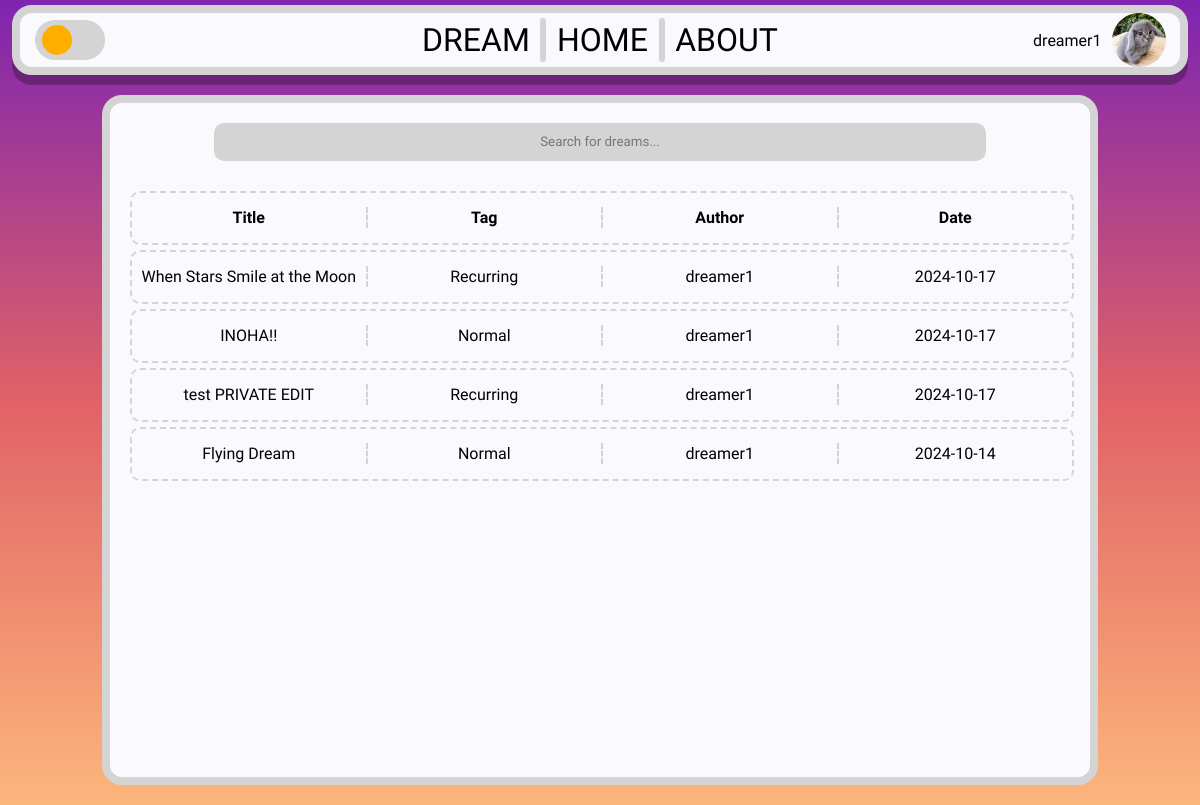
The page / (signed in) on the database as committed earlier.
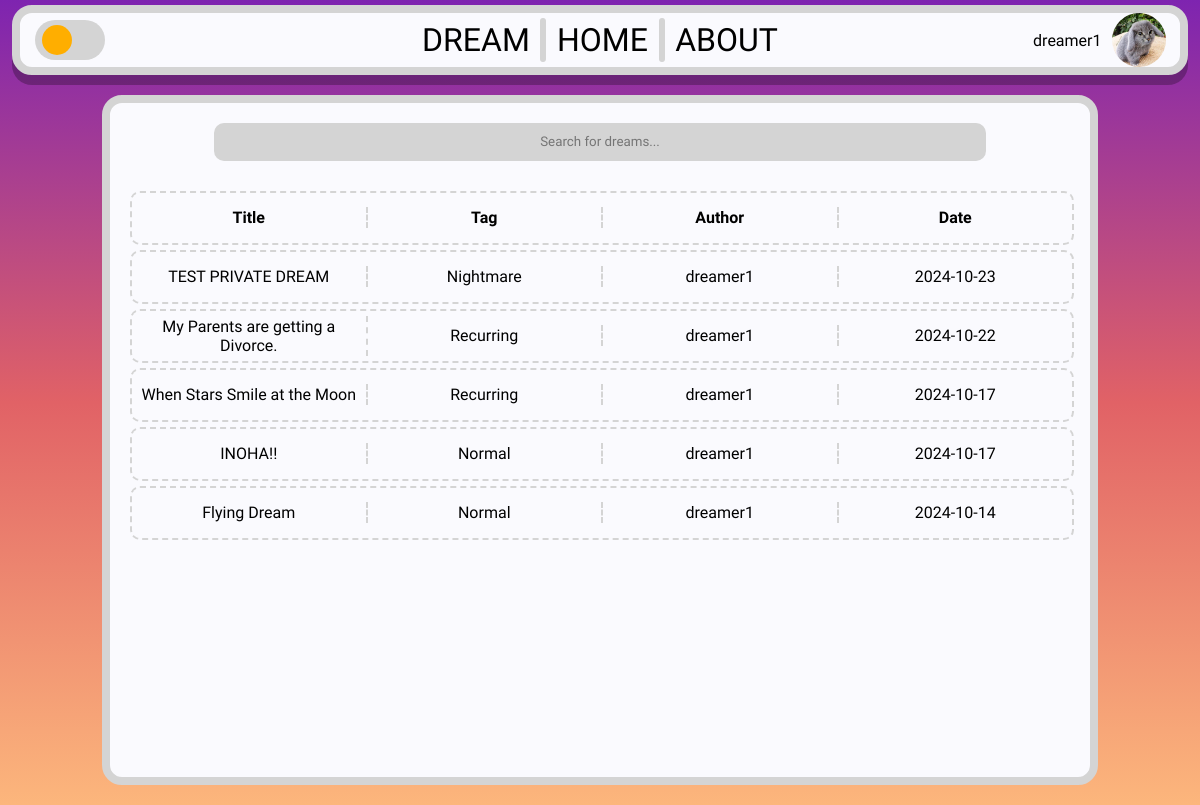
The same page on the database as committed later.
### tables this page shows
CREATE TABLE users (
        user_id TEXT PRIMARY KEY,
        username TEXT NOT NULL UNIQUE,
        hash TEXT NOT NULL,
        email TEXT,
        admin BOOLEAN DEFAULT FALSE
    , verified bool);

CREATE TABLE dreams (
        dream_id TEXT PRIMARY KEY,
        content TEXT,
        title TEXT,
        description TEXT,
        author_id TEXT,
        tag TEXT,
        upload_date DATE NOT NULL,
        likes INTEGER DEFAULT 0, private BOOL,
        FOREIGN KEY (author_id) REFERENCES users(user_id)
    );

### app.py (the view)
@app.route("/")
def dreambrowse():
    username, user_id = get_session_info()
    profile_pic = get_profile_picture(user_id)
    author_id_to_name = {}
    with db:
        if username:
            cursor.execute("SELECT * FROM dreams WHERE private = 0 OR author_id = ? ORDER BY upload_date DESC;", (user_id,))
        else:
            cursor.execute("SELECT * FROM dreams WHERE private = 0 ORDER BY upload_date DESC;")
        dreams = cursor.fetchall()
        author_ids = set()
        for dream in dreams:
            author_ids.add(dream[4])
        for author_id in author_ids:
            cursor.execute("SELECT username FROM users WHERE user_id = ?", (author_id,))
            author_id_to_name[author_id] = cursor.fetchone()[0]
    return render_template(
        "dream_browser.html", dreams=dreams, author_id_to_name=author_id_to_name, username=username, user_id=user_id, profile_pic=profile_pic
    )

### app.py (called while the page is built)
def get_profile_picture(user_id):
    if user_id is None:
        return None
    exts = ["png", "jpg", "jpeg", "gif", "webp", "jfif"]
    for ext in exts:
        if os.path.exists(f"{user_id}.{ext}"):
            return f"{user_id}.{ext}"
    return "default.jpg"

def get_session_info():
    if "username" in session:
        username = session.get("username")
        user_id = session.get("user_id")
    else:
        username = None
        user_id = None
    return username, user_id

### templates/dream_browser.html (shortened to what this page needs)
<!DOCTYPE html>
<html lang="en">
<head>
    <link rel="stylesheet" href="{{ url_for('static', filename='css/dream_browser.css') }}">
    <link rel="stylesheet" href="{{ url_for('static', filename='css/base.css') }}">
</head>
<body>
    <div class="header-container">
        <div class="header-left">
            <label class="switch" id="dark-mode-switch">
                <span class="slider round"></span>
            </label>
        </div>
        <div class="header-mid">
            <div class="header-buttons dreams-button">DREAM</div>
            <div class="vl" style="height: 80%;"></div>
            <div class="header-buttons home-button">HOME</div>
            <div class="vl" style="height: 80%;"></div>
            <div class="header-buttons about-button">ABOUT</div>
        </div>
        <div class="header-right">
            {% if username %}
            <span id="user-name">{{ username }}</span>
            <img src="{{ url_for('static', filename='images/profilephotos/' + profile_pic) }}" id="pfp">
            {% else %}
            <a href="{{ url_for('login') }}" class="header-buttons">LOGIN</a>
            {% endif %}
        </div>
    </div>
    <div class="browser">
        <input label="Search" type="text" class="search-bar" placeholder="Search for dreams...">
        <table class="dream-table">
            <tbody>
                <tr class="dream-row">
                    <th class="dream-heading">Title</th>
                    <th class="dream-heading">Tag</th>
                    <th class="dream-heading">Author</th>
                    <th class="dream-heading dream-date">Date</th>
                </tr>
                {% for dream in dreams %}
                <tr class="dream-row clickable-row" id="{{ dream[0] }}">
                    <td class="dream-cell dream-title">{{ dream[2] }}</td>
                    <td class="dream-cell dream-tag">{{ dream[5] }}</td>
                    <td class="dream-cell dream-author">{{ author_id_to_name[dream[4]] }}</td>
                    <td class="dream-cell dream-date">{{ dream[6] }}</td>
                </tr>
                {% endfor %}
            </tbody>
        </table>
    </div>
</body>
</html>

### static/css/dream_browser.css (style rules this page uses)
.browser { display: flex; flex-direction: column; align-items: center; justify-content: start; height: 100vh; width: 40vw; background-color: #FAFAFE; border: 8px solid #D4D4D4; border-radius: 20px; padding: 10px; margin: 20px; }
.search-bar { width: 80%; height: 40px; background-color: #D4D4D4; border: none; border-radius: 10px; text-align: center; margin: 10px; font-family: 'Krona One', sans-serif; }
.dream-table { width: 100%; height: 100%; display: flex; flex-direction: column; align-items: center; justify-content: start; overflow-y: scroll; overflow-x: hidden; border-radius: 10px; margin: 5px; padding: 10px; scrollbar-width: thin; }
tbody { width: 100%; height: 100%; }
.dream-row { width: 100%; height: 50px; display: flex; flex-direction: row; justify-content: space-between; align-items: center; text-align: center; border: 2px dashed #D4D4D4; border-radius: 10px; margin-top: 5px; }
.dream-cell, .dream-heading { flex: 1; border-right: 2px dashed #D4D4D4; }
.dream-heading { font-family: 'Krona One', sans-serif; font-size: 16px; }
.dream-date { border-right: none; }
.clickable-row { cursor: pointer; transition: transform 0.2s; }
@media screen and (max-width: 1200px) { .browser { width: 80vw; } }

### static/css/base.css (style rules this page uses)
html { height: 100%; width: 100%; }
body { width: 100%; height: 100%; margin: 0; padding: 0; background: rgb(126,36,176); background: -moz-linear-gradient(180deg, rgba(126,36,176,1) 0%, rgba(225,98,102,1) 50%, rgba(252,182,124,1) 100%); background: -webkit-linear-gradient(180deg, rgba(126,36,176,1) 0%, rgba(225,98,102,1) 50%, rgba(252,182,124,1) 100%); background: linear-gradient(180deg, rgba(126,36,176,1) 0%, rgba(225,98,102,1) 50%, rgba(252,182,124,1) 100%); background-repeat: no-repeat; background-attachment: fixed; background-size: cover; filter: progid:DXImageTransform.Microsoft.gradient(startColorstr="#7e24b0",endColorstr="#fcb67c",GradientType=1); font-family: 'Kumbh Sans', sans-serif; padding-top: 5px; display: flex; flex-direction: column; align-items: center; color: black; }
.header-container { display: flex; justify-content: center; align-items: center; background-color: #FAFAFE; border: #D4D4D4 8px solid; border-radius: 20px; width: 98%; height: 75px; font-family: 'Sulphur Point', sans-serif; box-shadow: 0px 10px 0px 0px rgba(0,0,0,0.26); -webkit-box-shadow: 0px 10px 0px 0px rgba(0,0,0,0.26); -moz-box-shadow: 0px 10px 0px 0px rgba(0,0,0,0.26); box-sizing: border-box; }
.vl { border-left: 6px solid #D4D4D4; border-radius: 20px; }
.header-left, .header-right, .header-mid { display: flex; justify-content: center; align-items: center; width: 32.5%; height: 100%; }
.header-mid { justify-content: space-evenly; }
.header-left { justify-content: start; }
.header-right { justify-content: end; }
.header-buttons { background-color: rgba(255, 255, 255, 0); padding: 8px; transition: 0.2s; font-weight: lighter; border-radius: 10px; font-size: 32px; }
#pfp { width: 54px; height: 54px; border-radius: 50%; margin-left: 10px; cursor: pointer; }
.switch { position: relative; display: inline-block; width: 70px; height: 40px; }
.slider { position: absolute; cursor: pointer; top: 0; left: 0; right: 0; bottom: 0; background-color: #D4D4D4; -webkit-transition: .4s; transition: .4s; }
.slider:before { position: absolute; content: ""; height: 30px; width: 30px; left: 7px; bottom: 5px; background-color: #FFAE00; -webkit-transition: .3s; transition: .3s; }
.slider.round { border-radius: 34px; }
.slider.round:before { border-radius: 50%; }

Rows that differ between the two databases and show on the page:
removed dreams: title "test PRIVATE EDIT", tag "Recurring", {{ author_id_to_name[dream[4]] }} "dreamer1", upload_date "2024-10-17"
added dreams: title "TEST PRIVATE DREAM", tag "Nightmare", {{ author_id_to_name[dream[4]] }} "dreamer1", upload_date "2024-10-23"
added dreams: title "My Parents are getting a Divorce.", tag "Recurring", {{ author_id_to_name[dream[4]] }} "dreamer1", upload_date "2024-10-22"
